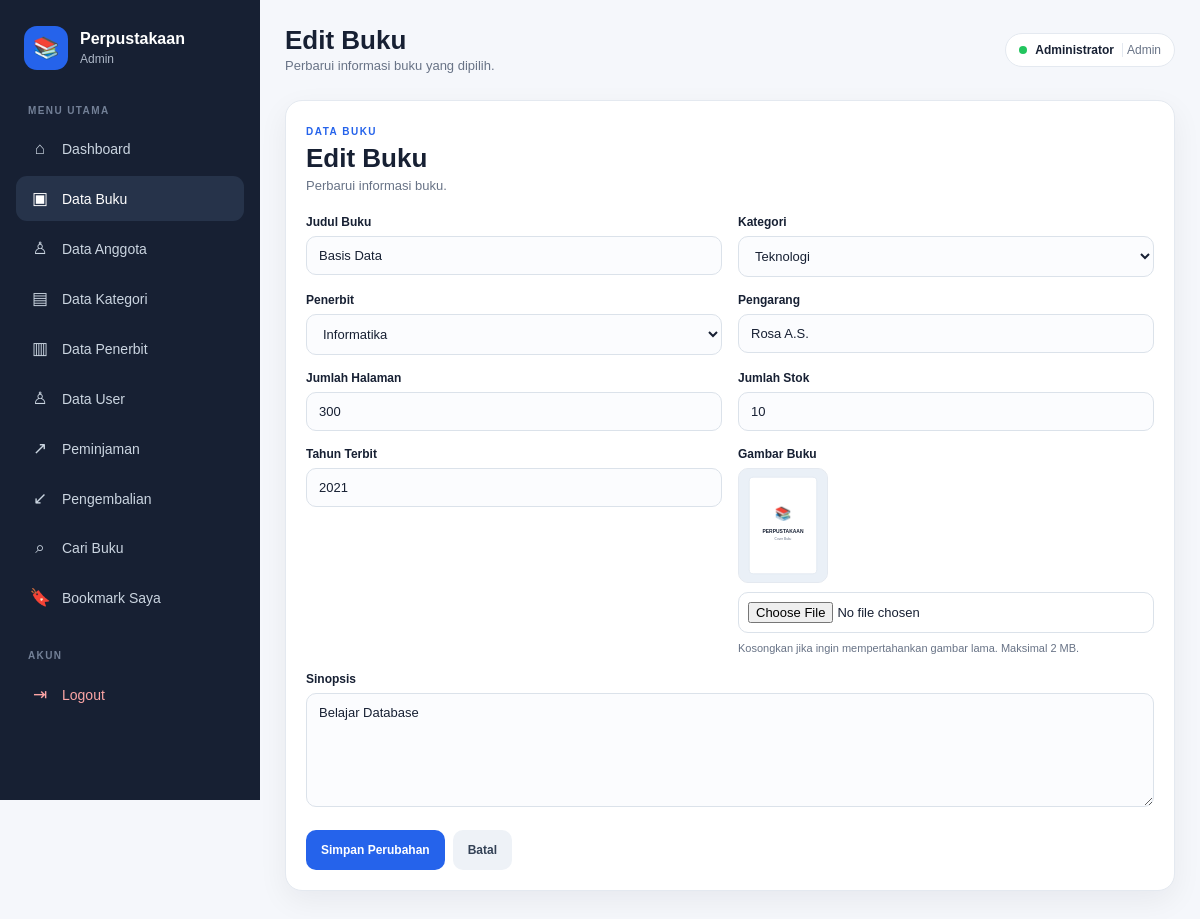
The app's page /buku/edit.php?id=4 (signed in) with its own data.
### tables this page shows
CREATE TABLE `buku` (
  `id` int(10) UNSIGNED NOT NULL,
  `judul` varchar(255) NOT NULL,
  `kategori_id` int(10) UNSIGNED NOT NULL,
  `penerbit_id` int(10) UNSIGNED NOT NULL,
  `pengarang` varchar(150) DEFAULT NULL,
  `jumlah_halaman` int(3) DEFAULT NULL,
  `jumlah_stok` int(3) DEFAULT NULL,
  `tahun_terbit` int(4) DEFAULT NULL,
  `sinopsis` text DEFAULT NULL,
  `gambar` varchar(255) DEFAULT NULL,
  `status_aktif` tinyint(1) NOT NULL DEFAULT 1
);

CREATE TABLE `kategori` (
  `id` int(10) UNSIGNED NOT NULL,
  `kode_kategori` varchar(20) NOT NULL,
  `nama_kategori` varchar(100) NOT NULL
);

CREATE TABLE `penerbit` (
  `id` int(10) UNSIGNED NOT NULL,
  `kode_penerbit` varchar(20) NOT NULL,
  `nama_penerbit` varchar(100) NOT NULL
);

### config/app.php (called while the page is built, shortened)
<?php
function url($path = "")
{
  $path = ltrim($path, "/");
  return BASE_URL . ($path !== "" ? "/" . $path : "");
}
if (!function_exists("e")) {
  function e($value)
  {
    return htmlspecialchars((string) $value, ENT_QUOTES, "UTF-8");
  }
}

### buku/edit.php (the view, shortened to what this page needs)
<?php
require_once __DIR__ . '/../config/connection.php';
$id = (int) ($_GET['id'] ?? 0);
$stmt = $conn->prepare(
    'SELECT *
     FROM buku
     WHERE id = ? AND status_aktif = 1'
);
$stmt->bind_param('i', $id);
$stmt->execute();
$data = $stmt->get_result()->fetch_assoc();
$kategori = $conn->query(
    'SELECT id, nama_kategori
     FROM kategori
     ORDER BY nama_kategori'
);
$penerbit = $conn->query(
    'SELECT id, nama_penerbit
     FROM penerbit
     ORDER BY nama_penerbit'
);
require_once __DIR__ . '/../includes/layout_header.php';
?>
<section class="panel form-panel">
    <div class="form-title">
        <span class="page-label">DATA BUKU</span>
        <h1>Edit Buku</h1>
        <p>Perbarui informasi buku.</p>
    </div>
    <form
        action="<?= e(url('buku/update.php')) ?>"
        method="post"
        enctype="multipart/form-data"
        class="form-grid"
    >
        <div>
            <label>Judul Buku</label>
            <input
                type="text"
                name="judul"
                value="<?= e($data['judul']) ?>"
                required
            >
        </div>
        <div>
            <label>Kategori</label>
            <select name="kategori_id" required>
                <?php while ($row = $kategori->fetch_assoc()): ?>
                    <option
                        value="<?= (int) $row['id'] ?>"
                        <?= $row['id'] == $data['kategori_id'] ? 'selected' : '' ?>
                    >
                        <?= e($row['nama_kategori']) ?>
                    </option>
                <?php endwhile; ?>
            </select>
        </div>
        <div>
            <label>Penerbit</label>
            <select name="penerbit_id" required>
                <?php while ($row = $penerbit->fetch_assoc()): ?>
                    <option
                        value="<?= (int) $row['id'] ?>"
                        <?= $row['id'] == $data['penerbit_id'] ? 'selected' : '' ?>
                    >
                        <?= e($row['nama_penerbit']) ?>
                    </option>
                <?php endwhile; ?>
            </select>
        </div>
        <div>
            <label>Pengarang</label>
            <input
                type="text"
                name="pengarang"
                value="<?= e($data['pengarang'] ?? '') ?>"
            >
        </div>
        <div>
            <label>Jumlah Halaman</label>
            <input
                type="number"
                name="jumlah_halaman"
                min="1"
                value="<?= e($data['jumlah_halaman'] ?? '') ?>"
            >
        </div>
        <div>
            <label>Jumlah Stok</label>
            <input
                type="number"
                name="jumlah_stok"
                min="0"
                value="<?= e($data['jumlah_stok']) ?>"
                required
            >
        </div>
        <div>
            <label>Tahun Terbit</label>
            <input
                type="number"
                name="tahun_terbit"
                min="1900"
                max="2100"
                value="<?= e($data['tahun_terbit'] ?? '') ?>"
            >
        </div>
        <div>
            <label>Gambar Buku</label>
            <?php if (!empty($data['gambar'])): ?>
                <div class="current-image">
                    <img
                        src="<?= e(url('assets/images/' . $data['gambar'])) ?>"
                        alt="Gambar buku"
                        onerror="this.src='<?= e(url('assets/images/default.svg')) ?>'"
                    >
                </div>
            <?php endif; ?>
            <input
                type="file"
                name="gambar"
                accept="image/jpeg,image/png,image/webp"
            >
            <small class="file-help">
                Kosongkan jika ingin mempertahankan gambar lama.
                Maksimal 2 MB.
            </small>
        </div>
        <div class="full">
            <label>Sinopsis</label>
            <textarea
                name="sinopsis"
                rows="6"
            ><?= e($data['sinopsis'] ?? '') ?></textarea>
        </div>
        <div class="full form-actions">
            <button type="submit" class="btn primary">
                Simpan Perubahan
            </button>
            <a
                href="<?= e(url('buku/detail.php')) ?>?id=<?= $id ?>"
                class="btn"
            >
                Batal
            </a>
        </div>
    </form>
</section>
<?php require_once __DIR__ . '/../includes/layout_footer.php'; ?>

### assets/css/style.css (style rules this page uses)
* { box-sizing: border-box; margin: 0; padding: 0; }
:root { --nav: #172033; --nav-2: #26334a; --primary: #2563eb; --primary-dark: #1d4ed8; --bg: #f5f7fb; --white: #ffffff; --text: #172033; --muted: #687386; --border: #e4e9f0; --green: #047857; --red: #b91c1c; --orange: #c2410c; --shadow: 0 10px 30px rgba(15, 23, 42, 0.06); --shadow-hover: 0 15px 35px rgba(15, 23, 42, 0.10); --radius: 12px; --radius-lg: 17px; }
html { scroll-behavior: smooth; }
body { font-family: Arial, Helvetica, sans-serif; background: var(--bg); color: var(--text); min-height: 100vh; }
a { color: inherit; }
button, input, select, textarea { font-family: inherit; }
.hero-panel, .panel, .stat-card, .summary-card, .search-hero, .search-results { background: #ffffff; border: 1px solid var(--border); border-radius: var(--radius-lg); box-shadow: var(--shadow); }
.panel { padding: 20px; margin-bottom: 20px; }
.page-label { display: inline-block; color: var(--primary); font-size: 10px; font-weight: 800; letter-spacing: 1.5px; }
.btn { display: inline-flex; align-items: center; justify-content: center; min-height: 40px; padding: 9px 14px; border: 1px solid transparent; border-radius: 10px; text-decoration: none; background: #eef2f7; color: #334155; font-weight: 700; font-size: 12px; cursor: pointer; transition: background 0.18s ease, transform 0.18s ease, filter 0.18s ease; }
.btn.primary { background: var(--primary); color: #ffffff; }
.form-panel { max-width: 1000px; }
.form-title { margin-bottom: 22px; }
.form-title h1 { font-size: 26px; margin: 4px 0; }
.form-title p { color: var(--muted); font-size: 13px; }
.form-grid { display: grid; grid-template-columns: repeat(2, minmax(0, 1fr)); gap: 16px; }
.form-grid .full { grid-column: 1 / -1; }
label { display: block; font-size: 12px; font-weight: 700; margin-bottom: 7px; }
input, select, textarea { width: 100%; padding: 11px 12px; border: 1px solid #dbe2ea; border-radius: 10px; background: #fbfcfe; color: var(--text); font: inherit; font-size: 13px; outline: none; transition: border-color 0.18s ease, box-shadow 0.18s ease; }
textarea { resize: vertical; min-height: 100px; }
.form-actions { display: flex; gap: 9px; align-items: center; flex-wrap: wrap; margin-top: 3px; }
.file-help { display: block; margin-top: 7px; color: var(--muted); font-size: 11px; line-height: 1.5; }
input[type="file"] { padding: 9px; background: #ffffff; cursor: pointer; }
.current-image { width: 90px; height: 115px; border-radius: 10px; overflow: hidden; background: #edf1f6; border: 1px solid var(--border); margin-bottom: 9px; }
.current-image img { width: 100%; height: 100%; object-fit: cover; display: block; }
.form-actions { display: flex; flex-wrap: wrap; gap: 8px; }

### records on screen
buku: judul "Basis Data", kategori_id "Teknologi", penerbit_id "Informatika", pengarang "Rosa A.S.", jumlah_halaman "300", jumlah_stok "10", tahun_terbit "2021", sinopsis "Belajar Database"

### other values on screen
$level ?: 'User' "Admin"
$pageTitle "Edit Buku"
$pageDescription "Perbarui informasi buku yang dipilih."
$_SESSION['nama'] "Administrator"
$_SESSION['level'] "Admin"
